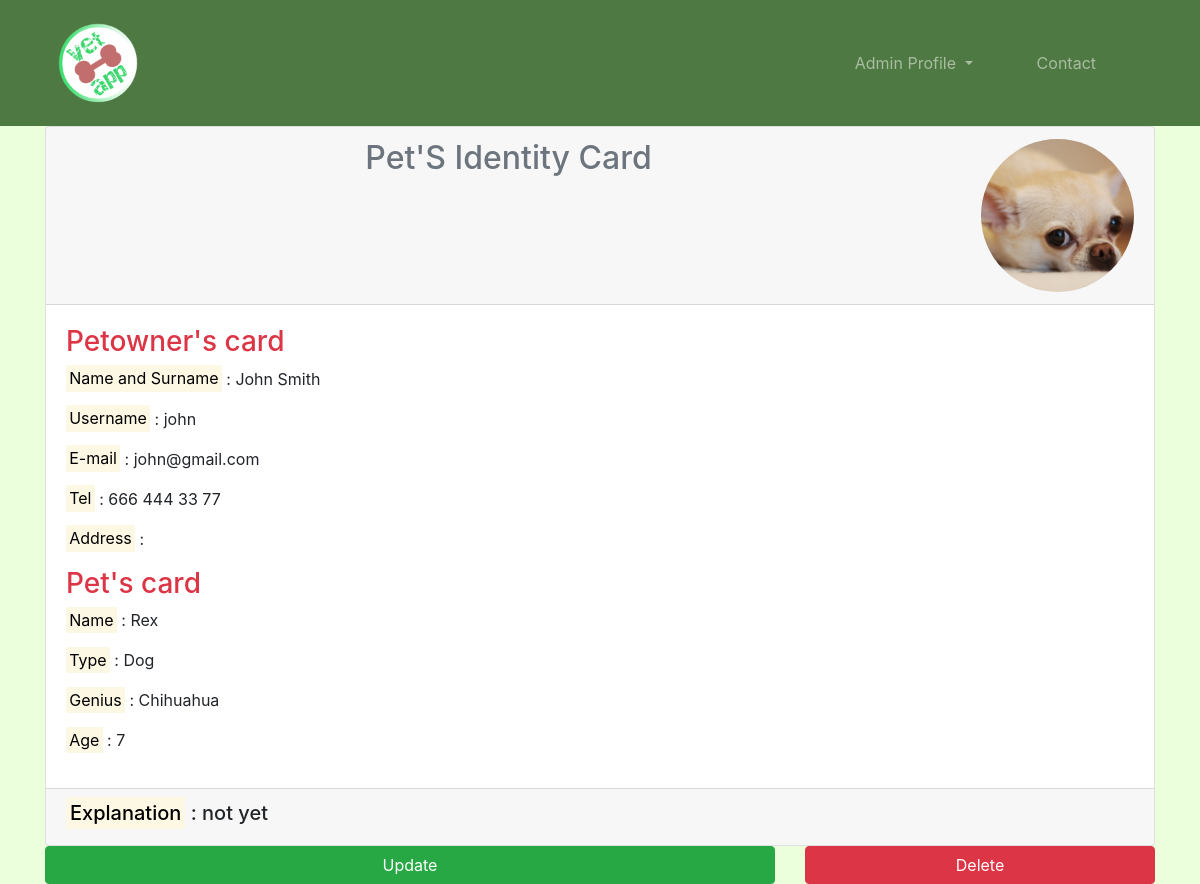
Page /pet/detail/33 (signed in) on the committed database.
### pet/models.py (models this page shows)
class Pet(models.Model):
    petowner = models.ForeignKey("auth.user", on_delete=models.CASCADE)
    image = models.FileField(null=True, blank=True, verbose_name="Image")
    type = models.CharField(max_length=20, verbose_name="Type")
    genius = models.CharField(max_length=20, verbose_name="Genius")
    name = models.CharField(max_length=20, verbose_name="Name")
    age = models.CharField(max_length=4, verbose_name="Age")
    explanation = models.TextField(verbose_name="Explanation")
    created_date = models.DateField(auto_now_add=True, verbose_name="Created Date")

### user/models.py (models this page shows, shortened)
class Petowner(models.Model):
    user = models.OneToOneField(User, null=True, blank=False, verbose_name="User", on_delete=models.CASCADE)
    tel = models.CharField(max_length=13, verbose_name="Phone")
    address = models.CharField(max_length=100, verbose_name="Address")
    class Meta:
        verbose_name_plural = "Additional information for the user"

### pet/views.py (the view)
# urls.py: path('detail/<int:id>', views.detail, name='detail'),
@login_required(login_url="user:login")
@user_passes_test(lambda u: u.is_superuser)
def detail(request,id):
    pet = get_object_or_404(Pet, id=id) #önemli çekilecek veri bu
    user = get_object_or_404(User, pet=pet)
    petowner = get_object_or_404(Petowner, user=user)
    return render(request, "detail.html", {"pet":pet, "user":user, "petowner":petowner})

### templates/detail.html (shortened to what this page needs)
{% extends "base.html" %}
{% block body %}
    <header class="container-fluid">
        <div class="container">
            <div class="card">
                <div class="card-header text-center">
                    <div class="row">
                        <div class="col-md-9 col-lg-10">
                            <h2 class="text-center text-muted">Pet'S Identity Card</h2>
                        </div>
                        <div class="col-md-3 col-lg-2">
                            {% if pet.image %}
                                <img src="{{pet.image.url}}" class="img-fluid rounded-circle">
                            {% endif %}
                        </div>
                    </div>
                </div>
                <div class="card-body">
                        <h3 class="text-danger">Petowner's card</h3>
                        <p><mark>Name and Surname</mark> : {{pet.petowner.first_name}} {{pet.petowner.last_name}}</p>
                        <p><mark>Username</mark> : {{pet.petowner}}</p>
                        <p><mark>E-mail</mark> : {{pet.petowner.email}}</p>
                        <p><mark>Tel</mark> : {{petowner.tel}}</p>
                        <p><mark>Address</mark> : {{petowner.addres}}</p>
                        <h3 class="text-danger">Pet's card</h3>
                        <p><mark>Name</mark> : {{pet.name}}</p>
                        <p><mark>Type</mark> : {{pet.type}}</p>
                        <p><mark>Genius</mark> : {{pet.genius}}</p>
                        <p><mark>Age</mark> : {{pet.age}}</p>
                </div>
                <div class="card-footer">
                    <div class="row">
                        <div class="col-12">
                            <h5><mark>Explanation</mark> : {{pet.explanation}}</h5>
                        </div>
                    </div>
                </div>
            </div>
            <div class="row">
                <div class="col-8">
                    <a class="btn btn-success d-block w-100" href="/pet/update/{{pet.id}}">Update</a>
                </div>
                <div class="col-4">
                    <a class="btn btn-danger d-block w-100" href="/pet/delete/{{pet.id}}">Delete</a>
                </div>
            </div>
        </div>
    </header>
{% endblock %}

### rows in the picture
Pet: image (picture), petowner.first_name "John", petowner.last_name "Smith", petowner "john", petowner.email "john@gmail.com", name "Rex", type "Dog", genius "Chihuahua", age "7", explanation "not yet"
Petowner: tel "666 444 33 77"
